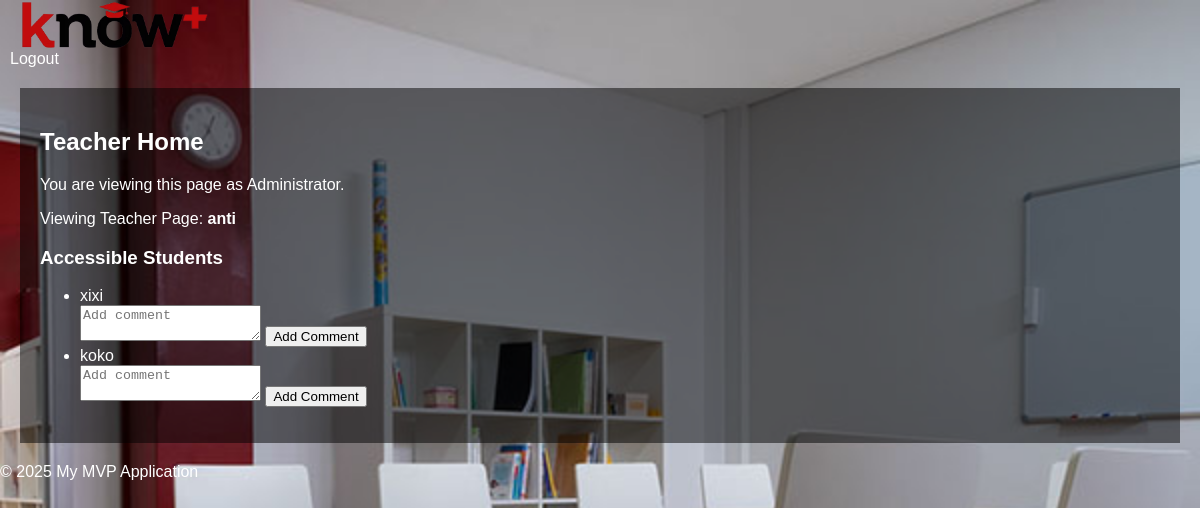
The app's page /admin/view_teacher_page/3 (signed in), older data.
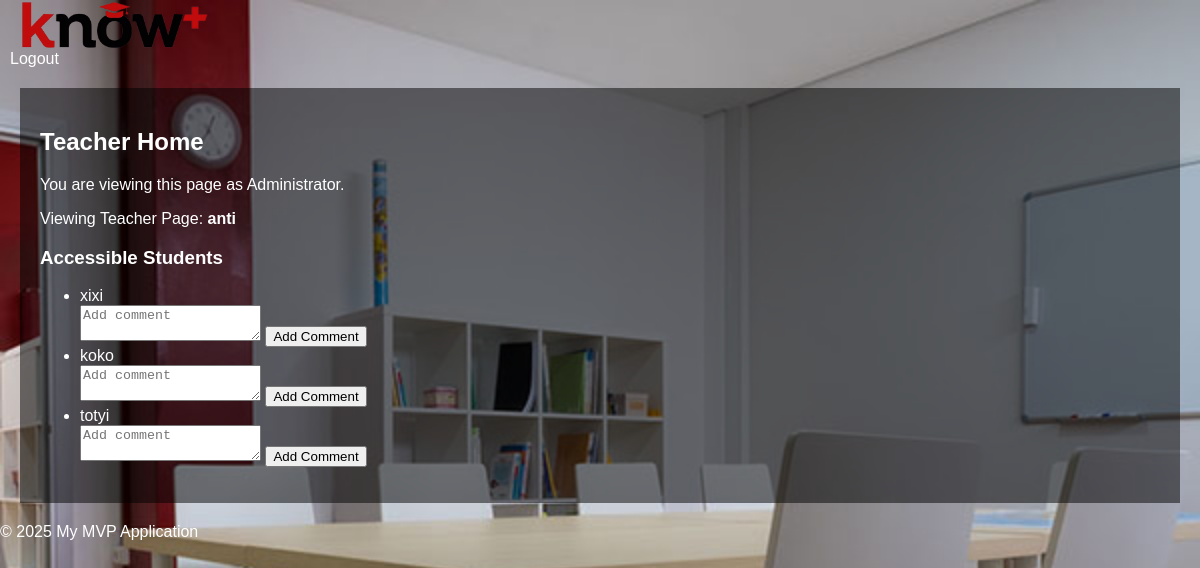
The same page, newer data.
### models.py (models this page shows, shortened)
class User(db.Model, UserMixin):
    id = db.Column(db.Integer, primary_key=True)
    username = db.Column(db.String(80), unique=True, nullable=False)
    password_hash = db.Column(db.String(128))
    user_type = db.Column(db.Enum(UserType), nullable=False)  # Using UserType enum for role

### app.py (the view)
@app.route('/admin/view_teacher_page/<int:user_id>')
@login_required
@admin_required
def view_teacher_page(user_id):
    teacher = User.query.get_or_404(user_id)
    if teacher.user_type != UserType.TEACHER:
        flash("User is not a teacher.", "warning")
        return redirect(url_for('view_teachers'))
    teacher_students_relations = TeacherStudent.query.filter_by(teacher_id=teacher.id).all()
    accessible_students = [relation.student for relation in teacher_students_relations]
    return render_template('teacher_home.html', teacher=teacher, students=accessible_students,
                           admin_view=True)  # Pass admin_view flag

### app.py (called while the page is built)
@login_manager.user_loader
def load_user(user_id):
    return User.query.get(int(user_id))  # Load from the unified User model

def admin_required(f):
    @wraps(f)
    def decorated_function(*args, **kwargs):
        if not current_user.is_authenticated or current_user.user_type != UserType.ADMIN:
            flash('You must be an administrator to access this page.', 'danger')
            return redirect(url_for('login'))
        return f(*args, **kwargs)
    return decorated_function

### templates/teacher_home.html (shortened to what this page needs)
{% extends 'base.html' %}
{% block content %}
  <div class="container">
    <h2>Teacher Home</h2>
     {% if admin_view %}
      <div class="alert alert-info" role="alert">
        You are viewing this page as Administrator.
      </div>
      <p>Viewing Teacher Page: <strong>{{ teacher.username }}</strong></p>
    {% else %}
       <p>Welcome, Teacher {{ current_user.username }}!</p>
    {% endif %}
    <h3>Accessible Students</h3>
    <ul class="list-group">
    {% for student in students %}
        <li class="list-group-item">{{ student.username }}</li>
        <form action="{{ url_for('add_comment', student_id=student.id) }}" method="post">
                    <textarea name="comment" placeholder="Add comment" required></textarea>
                    <button type="submit">Add Comment</button>
        </form>
    {% else %}
        <li class="list-group-item">No students are accessible to you yet.</li>
    {% endfor %}
    </ul>
  </div>
{% endblock %}

### templates/base.html (shortened to what this page needs)
<!DOCTYPE html>
<html lang="en">
<head>
    <link rel="stylesheet" href="{{ url_for('static', filename='css/style.css') }}">
</head>
<body style="background-image: url('{{ url_for('static', filename='img/background.jpg') }}'); background-size: cover; background-repeat: no-repeat; background-attachment: fixed;">
<div id="header">
    <a href="/">
        <picture>
            <source srcset="{{ url_for('static', filename='img/logo.avif') }}" type="image/avif">
            <img src="{{ url_for('static', filename='img/logo.png') }}" alt="Your Logo" class="logo">
        </picture>
    </a>
  <div class="user-options">
      {% if current_user.is_authenticated %}
          <a href="{{ url_for('logout') }}">Logout</a>
      {% else %}
          <a href="{{ url_for('login') }}">Login</a>
          <a href="{{ url_for('register') }}">Register</a>
      {% endif %}
  </div>
</div>
<div id="content">
    {% block content %}{% endblock %}
</div>
<div id="footer">
    <p>&copy; 2025 My MVP Application</p>
</div>
</body>
</html>

### static/css/style.css (style rules this page uses)
body { font-family: sans-serif; margin: 0; padding: 0; color: white; }
.logo { height: 50px; vertical-align: middle; margin-left: 20px; }
.user-options { margin-right: 20px; }
.user-options a { color: white; text-decoration: none; margin-left: 10px; }
.container { padding: 20px; margin: 20px; background-color: rgba(0, 0, 0, 0.5); }

Row changes from the older to the newer data that the page shows:
added User: username "totyi"
